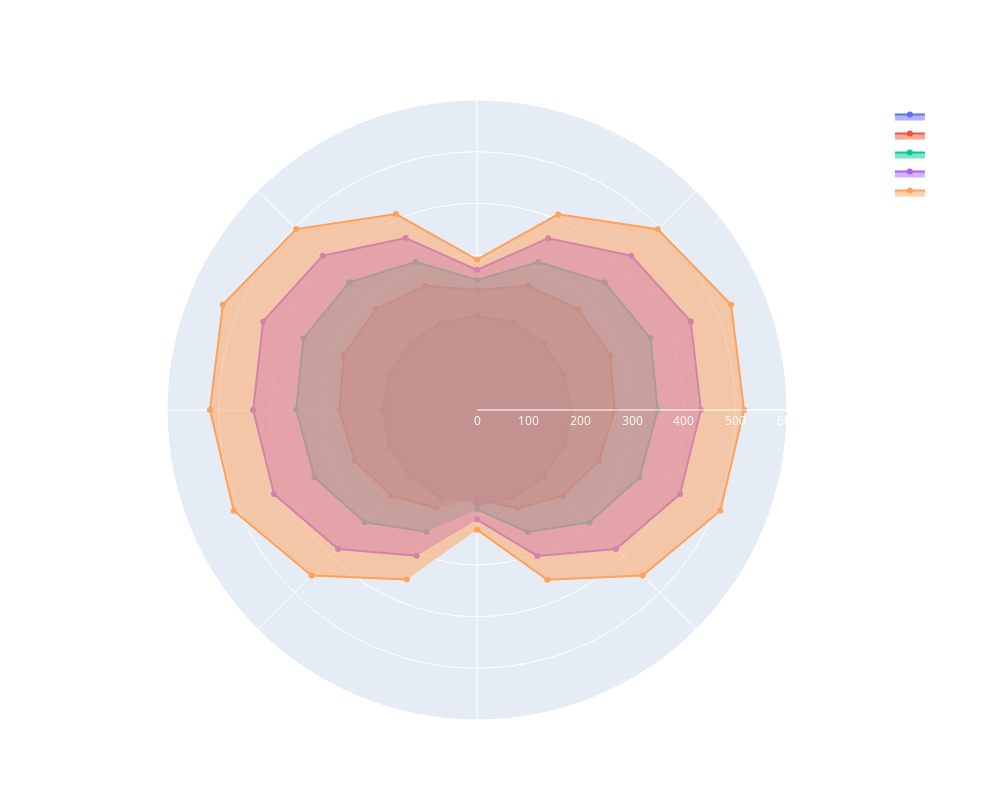

The notebook cell saved with this chart:
### Code cell
# Plotting
fig_bf = go.Figure()

for inc in range(0, 21, 5):
    fig_bf.add_trace(go.Scatterpolar(r=df.iloc[inc, 1:],
                                  theta=[-90 + 22.5*i for i in range(0, 17, 1)],
                                  fill='toself',
                                  name=f'Curv {df.curv.loc[inc]}'
                                  ))

fig_bf.update_layout(
    polar=dict(
        radialaxis=dict(
            visible=True,
            range=[0, 600]
        )),
    showlegend=True
)

fig_bf.update_layout(title='Stress BFLEX',
                  autosize=False,
                  font=dict(color='white'),
                  width=1000, height=800)

fig_bf.show()

### Figure 1 — Plotly figure (JSON) as saved in the notebook; plotly's stock layout.template omitted (floating-point values rounded to 4 significant figures)
{"data": [{"fill": "toself", "name": "Curv 0.0", "r": [182.9, 182.9, 182.9, 182.9, 182.9, 182.9, 182.9, 182.9, 182.9, 182.9, 182.9, 182.9, 182.9, 182.9, 182.9, 182.9], "theta": [-90, -67.5, -45, -22.5, 0, 22.5, 45, 67.5, 90, 112.5, 135, 157.5, 180, 202.5, 225, 247.5, 270], "type": "scatterpolar"}, {"fill": "toself", "name": "Curv 0.05", "r": [172.9, 205.6, 234.8, 256.2, 266.4, 278.8, 276.6, 260.1, 232.1, 260.2, 276.7, 278.8, 266.4, 256.1, 234.7, 205.5], "theta": [-90, -67.5, -45, -22.5, 0, 22.5, 45, 67.5, 90, 112.5, 135, 157.5, 180, 202.5, 225, 247.5, 270], "type": "scatterpolar"}, {"fill": "toself", "name": "Curv 0.1", "r": [192.5, 255.6, 307.7, 340.7, 349.9, 363.3, 349.3, 310.0, 251.7, 310.3, 349.5, 363.4, 349.9, 340.7, 307.5, 255.3], "theta": [-90, -67.5, -45, -22.5, 0, 22.5, 45, 67.5, 90, 112.5, 135, 157.5, 180, 202.5, 225, 247.5, 270], "type": "scatterpolar"}, {"fill": "toself", "name": "Curv 0.15", "r": [212.0, 305.6, 380.5, 425.3, 433.3, 447.9, 422.1, 359.9, 271.3, 360.4, 422.4, 448.0, 433.3, 425.2, 380.2, 305.2], "theta": [-90, -67.5, -45, -22.5, 0, 22.5, 45, 67.5, 90, 112.5, 135, 157.5, 180, 202.5, 225, 247.5, 270], "type": "scatterpolar"}, {"fill": "toself", "name": "Curv 0.2", "r": [231.6, 355.6, 453.3, 509.9, 516.8, 532.4, 494.9, 409.8, 290.9, 410.4, 495.2, 532.5, 516.8, 509.7, 452.9, 355.0], "theta": [-90, -67.5, -45, -22.5, 0, 22.5, 45, 67.5, 90, 112.5, 135, 157.5, 180, 202.5, 225, 247.5, 270], "type": "scatterpolar"}], "layout": {"autosize": false, "font": {"color": "white"}, "height": 800, "polar": {"radialaxis": {"range": [0, 600], "visible": true}}, "showlegend": true, "title": {"text": "Stress BFLEX"}, "width": 1000}}
